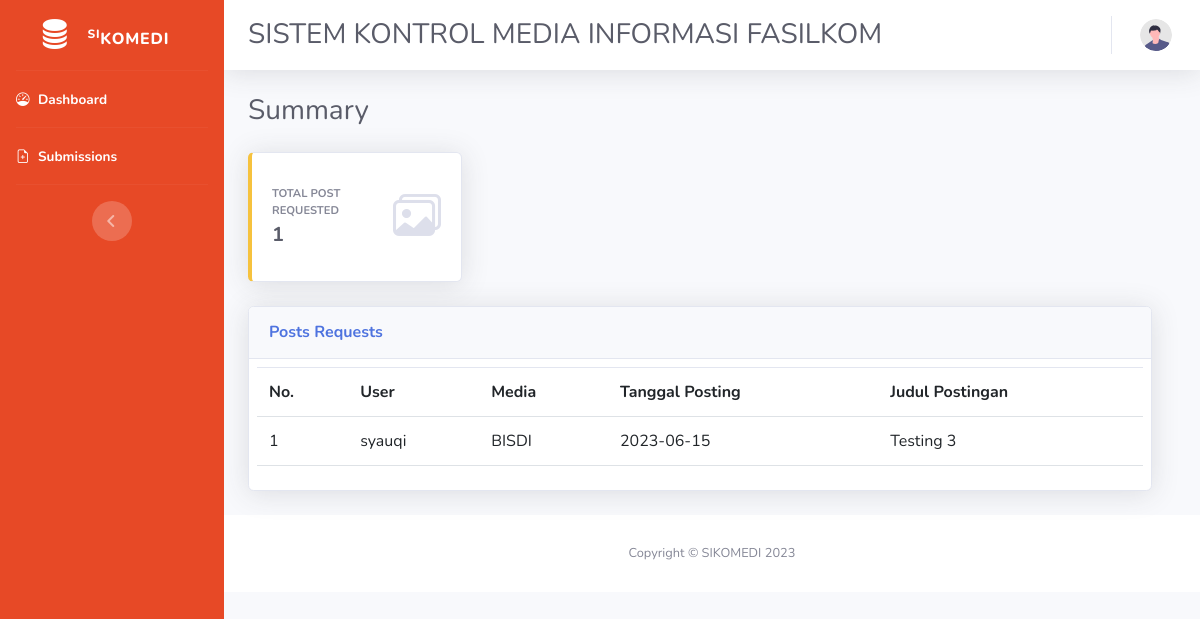
/member/index.php?name=syauqi (signed in), run on the app's committed database.
### tables this page shows
CREATE TABLE `konten_history` (
  `ID` int(11) NOT NULL,
  `USER_ID` int(11) DEFAULT NULL,
  `MEDIA_ID` int(11) DEFAULT NULL,
  `TANGGALPOSTING` date DEFAULT NULL,
  `JUDULPOSTING` varchar(50) DEFAULT NULL,
  `LINKKONTEN` varchar(200) DEFAULT NULL,
  `CAPTION` varchar(1000) DEFAULT NULL,
  `STATUS_ID` int(11) DEFAULT NULL
);

CREATE TABLE `users` (
  `ID` int(11) NOT NULL,
  `NAME` varchar(100) NOT NULL,
  `PASSWORD` varchar(100) NOT NULL,
  `EMAIL` varchar(100) NOT NULL,
  `NOHP` varchar(20) DEFAULT NULL,
  `JENIS_ID` int(11) DEFAULT NULL,
  `STATUS_ID` int(11) DEFAULT NULL
);

CREATE TABLE `media` (
  `ID` int(11) NOT NULL,
  `NAMA` varchar(50) DEFAULT NULL,
  `LINK` varchar(200) DEFAULT NULL,
  `JENIS_ID` int(11) NOT NULL
);

### member/functions.php (called while the page is built, shortened)
<?php
$conn = mysqli_connect("localhost","root","","sikomedi");
function query ($query){
    global $conn;
    $result = mysqli_query($conn,$query);
    $rows = [];
    while ($row = mysqli_fetch_assoc($result)){
        $rows [] = $row;
    }
    return $rows;
}
?>

### member/index.php (the view, shortened to what this page needs)
<?php
require 'functions.php';
$name = $_GET["name"];
    $postqueue = query("SELECT count(k.ID) a FROM konten_history k JOIN users u ON (k.USER_ID = u.ID) WHERE `NAME`='$name'");
    $konten = query("SELECT u.NAME user, m.NAMA media, k.TANGGALPOSTING tanggal, k.JUDULPOSTING judul FROM konten_history k
                        JOIN users u ON (k.USER_ID = u.ID) JOIN media m ON (k.MEDIA_ID = m.ID)
                        WHERE k.STATUS_ID = 1 AND `NAME`='$name' ORDER BY tanggal");
?>
<!DOCTYPE html>
<html lang="en">
<head>
    <link href="css/style.css" rel="stylesheet">
    <link href="https://cdn.jsdelivr.net/npm/bootstrap@5.3.0-alpha3/dist/css/bootstrap.min.css" rel="stylesheet">
    <link rel="stylesheet" href="https://cdn.jsdelivr.net/npm/bootstrap-icons@1.10.5/font/bootstrap-icons.css">
    <link href="css/style.css" rel="stylesheet">
</head>
<body id="page-top">
    <div id="wrapper">
        <ul class="navbar-nav  sidebar sidebar-dark accordion" style = "background : #E74926" id="accordionSidebar">
            <a class="sidebar-brand d-flex align-items-center justify-content-center" href="index.php?name=<?=$name?>">
                <div class="sidebar-brand-icon">
                  <i class="bi bi-database-fill"></i>
                </div>
                <div class="sidebar-brand-text mx-3 pt-2"><sup>SI</sup>KOMEDI</div>
            </a>
            <hr class="sidebar-divider my-0">
            <li class="nav-item active">
                <a class="nav-link" href="index.php?name=<?=$name?>">
                  <i class="bi bi-speedometer"></i>
                    <span>Dashboard</span></a>
            </li>
            <hr class="sidebar-divider my-0">
            <li class="nav-item active">
                <a class="nav-link" href="submission.php?name=<?=$name?>">
                    <i class="bi bi-file-earmark-plus"></i>
                    <span>Submissions</span></a>
            </li>
            <hr class="sidebar-divider d-none d-md-block">
            <div class="text-center d-none d-md-inline">
                <button class="rounded-circle border-0" id="sidebarToggle"></button>
            </div>
        </ul>
        <div id="content-wrapper" class="d-flex flex-column">
            <div id="content">
                <nav class="navbar navbar-expand navbar-light bg-white topbar mb-4 static-top shadow">
                    <div class="d-sm-flex align-items-center justify-content-between mb-4">
                        <h1 class="h3 mb-0 text-gray-800 pt-4 ps-2">SISTEM KONTROL MEDIA INFORMASI FASILKOM</h1>
                    </div>
                    <ul class="navbar-nav ml-auto">
                        <li class="nav-item dropdown no-arrow">
                            <a class="nav-link dropdown-toggle" href="#" id="userDropdown" role="button"
                                data-toggle="dropdown" aria-haspopup="true" aria-expanded="false">
                                <img class="img-profile rounded-circle"
                                    src="img/undraw_profile.svg">
                            </a>
                        </li>
                    </ul>
                </nav>
                <div class="container-fluid">
                    <div class="d-sm-flex align-items-center justify-content-between mb-4">
                        <h1 class="h3 mb-0 text-gray-800">Summary</h1>
                    </div>
                    <div class="row">
                        <div class="col-xl-3 col-md-6 mb-4">
                            <div class="card border-left-warning shadow h-100 py-2">
                                <div class="card-body">
                                    <div class="row no-gutters align-items-center">
                                        <div class="col mr-2">
                                            <div class="text-xs font-weight-bold text-secondary text-uppercase mb-1">
                                                Total Post Requested</div>
                                            <div class="h5 mb-0 font-weight-bold text-gray-800"><?= number_format($postqueue[0]["a"], 0, ',', ' ')?></div>
                                        </div>
                                        <div class="col-auto">
                                            <i class="bi bi-images text-gray-300" style="font-size: 3rem;"></i>
                                        </div>
                                    </div>
                                </div>
                            </div>
                        </div>
                    <div class="row">
                        <div class="col-xl-12 col-lg-10">
                            <div class="card shadow mb-4">
                                <div class="card-header py-3">
                                    <h6 class="m-0 font-weight-bold text-primary">Posts Requests</h6>
                                </div>
                                <div class="d-flex justify-content-center p-2 pb-2 overflow-y-scroll" style="max-height: 30rem;">
                                    <table class="table align-middle">
                                        <tr>
                                            <th>No.</th>
                                            <th>User</th>
                                            <th>Media</th>
                                            <th>Tanggal Posting</th>
                                            <th>Judul Postingan</th>
                                        </tr>
                                    <?php $i=1; if($konten==null){echo "<tr class=\"text-center\"><td colspan=\"5\">Empty</td></tr>";}else{ foreach ($konten as $row) : ?>
                                    <tr>
                                        <td><?=$i?></td>
                                        <td><?= $row["user"]?></td>
                                        <td><?= $row["media"]?></td>
                                        <td><?= $row["tanggal"]?></td>
                                        <td><?= $row["judul"]?></td>
                                    </tr>
                                    <?php $i++; endforeach; }?>
                                    </table>
                                </div>
                            </div>
                        </div>
                    </div>
                </div>
            </div>
            <footer class="sticky-footer bg-white">
                <div class="container my-auto">
                    <div class="copyright text-center my-auto">
                        <span>Copyright &copy; SIKOMEDI 2023</span>
                    </div>
                </div>
            </footer>
        </div>
    </div>
</body>
</html>

### data on the page
konten_history: users.NAME "syauqi", MEDIA_ID.NAMA "BISDI", TANGGALPOSTING "2023-06-15", JUDULPOSTING "Testing 3"

### other printed values
$postqueue[0]["a"] "1"
